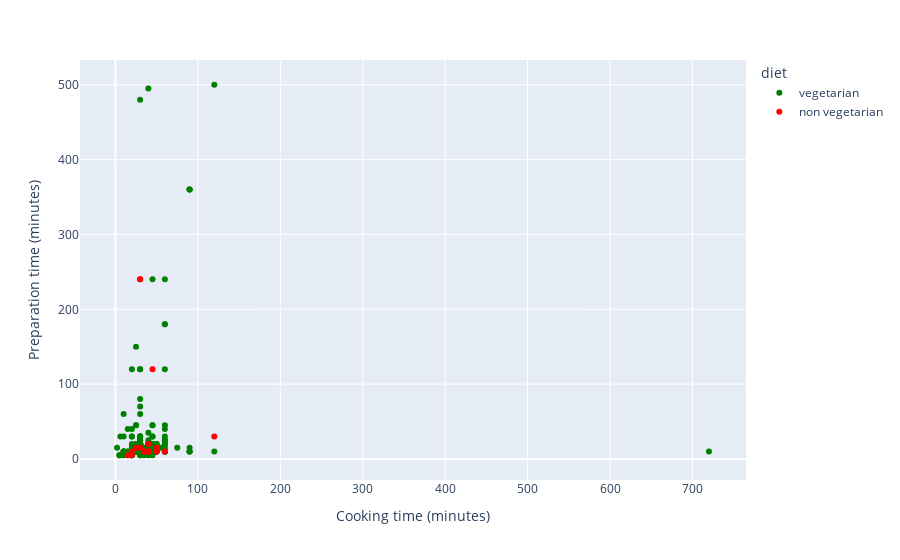

The notebook cell this image was saved under:
### Markdown cell above
### Comparing preparation time and cooking time for Veg and Non Veg dishes <a class="anchor" id="section_1_2_8"></a>

### Code cell
fig = px.scatter(df,x='cook_time',y='prep_time',color='diet',
                 color_discrete_sequence=['green','red'], hover_data = ['name'],
                 labels={
                     'cook_time': 'Cooking time (minutes)',
                     'prep_time': 'Preparation time (minutes)'
                 })
fig.show()

### Figure 1 — Plotly figure (JSON) as saved in the notebook; plotly's stock layout.template omitted (floating-point values rounded to 4 significant figures; data arrays with more than 128 entries replaced by an {"elided": "..."} marker saying what was removed)
{"data": [{"customdata": {"elided": "226x1 str values"}, "hovertemplate": "diet=vegetarian<br>Cooking time (minutes)=%{x}<br>Preparation time (minutes)=%{y}<br>name=%{customdata[0]}<extra></extra>", "legendgroup": "vegetarian", "marker": {"color": "green", "symbol": "circle"}, "mode": "markers", "name": "vegetarian", "orientation": "v", "showlegend": true, "type": "scatter", "x": {"elided": "226 int values"}, "xaxis": "x", "y": {"elided": "226 int values"}, "yaxis": "y"}, {"customdata": [["Maach Jhol"], ["Pork Bharta"], ["Galho"], ["Biryani"], ["Butter chicken"], ["Chicken razala"], ["Chicken Tikka masala"], ["Chicken Tikka"], ["Tandoori Chicken"], ["Tandoori Fish Tikka"], ["Beef Fry"], ["Chicken Varuval"], ["Kolim Jawla"], ["Bombil fry"], ["Vindaloo"], ["Kumol Sawul"], ["Alu Pitika"], ["Masor tenga"], ["Bilahi Maas"], ["Black rice"], ["Chingri malai curry"], ["Haq Maas"], ["Chingri Bhape"], ["Kabiraji"], ["Koldil Chicken"], ["Konir Dom"], ["Koldil Duck"], ["Masor Koni"], ["Prawn malai curry"]], "hovertemplate": "diet=non vegetarian<br>Cooking time (minutes)=%{x}<br>Preparation time (minutes)=%{y}<br>name=%{customdata[0]}<extra></extra>", "legendgroup": "non vegetarian", "marker": {"color": "red", "symbol": "circle"}, "mode": "markers", "name": "non vegetarian", "orientation": "v", "showlegend": true, "type": "scatter", "x": [40, null, 15, 120, 35, 35, 50, 45, 30, 30, 60, 35, null, null, 40, null, 20, 25, 20, null, 40, 40, 30, null, null, null, null, null, 50], "xaxis": "x", "y": [10, null, 5, 30, 10, 10, 10, 120, 240, 240, 10, 10, null, null, 10, null, 5, 15, 10, null, 10, 20, 15, null, null, null, null, null, 15], "yaxis": "y"}], "layout": {"legend": {"title": {"text": "diet"}, "tracegroupgap": 0}, "margin": {"t": 60}, "xaxis": {"anchor": "y", "domain": [0, 1], "title": {"text": "Cooking time (minutes)"}}, "yaxis": {"anchor": "x", "domain": [0, 1], "title": {"text": "Preparation time (minutes)"}}}}
